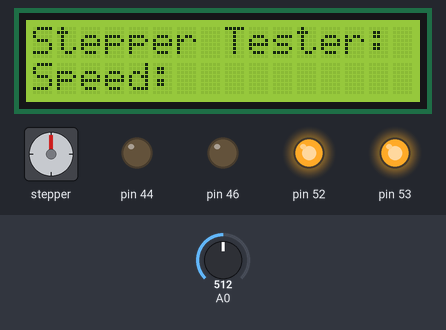
Bench run of a sketch on a simulated Arduino Mega 2560, built with avr-gcc and run on an emulated ATmega2560. On the bench: 16×2 character LCD, stepper motor, output pins drawn as LEDs (lit = HIGH). Inputs (shaded band) come from the test bench; at power-on: A0 = 512. Stepper angles assume 400 steps per turn.

Above: at 0.1 s.
At 1.3 s:
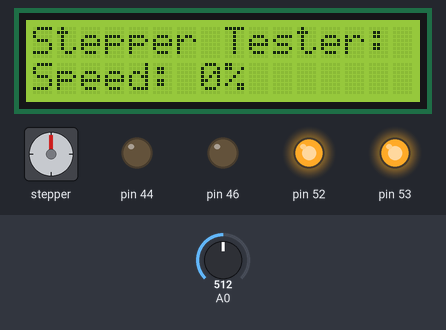
1.4 s: A0 set to 416
2.9 s: A0 set to 389
At 3.8 s:
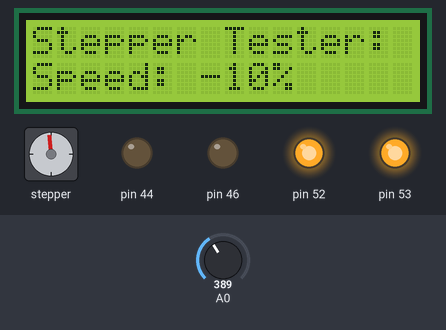
Timing chart, 0 to 5.9 s (numbered marks = the images above; inputs shaded):
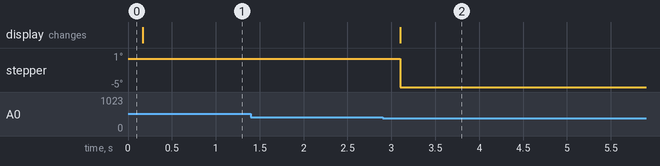

Measured:
- after the input at 1.4 s, every drawn part: stays the same

The sketch:

LCD-Keypad-Shield.ino
```cpp
#include <LiquidCrystal.h>
#include <BasicStepperDriver.h>

//LCD pin to Arduino
const int pin_RS = 8;
const int pin_EN = 9;
const int pin_d4 = 4;
const int pin_d5 = 5;
const int pin_d6 = 6;
const int pin_d7 = 7;
const int pin_BL = 10;

#define DIR 44
#define STEP 46

#define MOTOR_STEPS 200
#define RPM 120
#define MICROSTEPS 2

BasicStepperDriver stepper(MOTOR_STEPS, DIR, STEP);

int speed = 0;
int step = 0;
int ENABLE_PIN = true;
LiquidCrystal lcd( pin_RS,  pin_EN,  pin_d4,  pin_d5,  pin_d6,  pin_d7);

void setup() {
 lcd.begin(16, 2);
 lcd.setCursor(0,0);
 lcd.print("Stepper Tester:");
 lcd.setCursor(0,1);
 lcd.print("Speed:");
 Serial.begin(9600);

 pinMode(53, OUTPUT);
 pinMode(52, OUTPUT);
 pinMode(46, OUTPUT);
 pinMode(44, OUTPUT);
 digitalWrite(53, HIGH);
 digitalWrite(52, HIGH);
 delay(100);
 digitalWrite(53, LOW);
 digitalWrite(52, LOW);
 stepper.begin(RPM, MICROSTEPS);

}
void loop() {
 int x;
 x = analogRead (0);
 if (x < 60) {
  ENABLE_PIN = !ENABLE_PIN;
  delay(200);
 }
 else if (x < 200) {
   if (speed < 100) {
     delay(200);
     speed = speed + 10;
   }
 }
 else if (x < 400){
   if (speed > -100) {
     delay(200);
     speed = speed - 10;
   }
 }
 else if (x < 600){
  speed = 0;
 }
 else if (x < 800){
 }

 lcd.setCursor(7,1);
 lcd.print (speed);
 lcd.print ("%   ");

 if (speed != 0) {
  stepper.rotate(speed/2);
 }
  digitalWrite(53, ENABLE_PIN);
  digitalWrite(52, ENABLE_PIN);
  delay(speed / 10);
}
```
